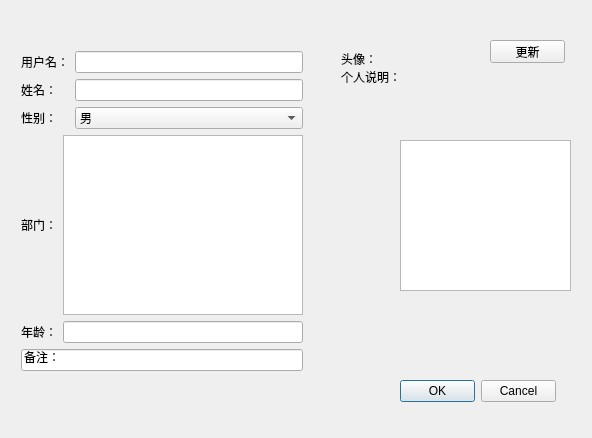
<?xml version="1.0" encoding="UTF-8"?>
<ui version="4.0">
 <class>Widget</class>
 <widget class="QWidget" name="Widget">
  <property name="geometry">
   <rect>
    <x>0</x>
    <y>0</y>
    <width>592</width>
    <height>438</height>
   </rect>
  </property>
  <property name="windowTitle">
   <string>Widget</string>
  </property>
  <widget class="QDialogButtonBox" name="buttonBox">
   <property name="geometry">
    <rect>
     <x>400</x>
     <y>380</y>
     <width>156</width>
     <height>23</height>
    </rect>
   </property>
   <property name="standardButtons">
    <set>QDialogButtonBox::Cancel|QDialogButtonBox::Ok</set>
   </property>
  </widget>
  <widget class="QLabel" name="face_label">
   <property name="geometry">
    <rect>
     <x>341</x>
     <y>51</y>
     <width>36</width>
     <height>16</height>
    </rect>
   </property>
   <property name="text">
    <string>头像：</string>
   </property>
  </widget>
  <widget class="QLabel" name="info_label">
   <property name="geometry">
    <rect>
     <x>341</x>
     <y>69</y>
     <width>60</width>
     <height>16</height>
    </rect>
   </property>
   <property name="text">
    <string>个人说明：</string>
   </property>
  </widget>
  <widget class="QTextEdit" name="info_textEdit">
   <property name="geometry">
    <rect>
     <x>400</x>
     <y>140</y>
     <width>171</width>
     <height>151</height>
    </rect>
   </property>
  </widget>
  <widget class="QPushButton" name="update_pushButton">
   <property name="geometry">
    <rect>
     <x>490</x>
     <y>40</y>
     <width>75</width>
     <height>23</height>
    </rect>
   </property>
   <property name="text">
    <string>更新</string>
   </property>
  </widget>
  <widget class="QWidget" name="">
   <property name="geometry">
    <rect>
     <x>10</x>
     <y>40</y>
     <width>304</width>
     <height>342</height>
    </rect>
   </property>
   <layout class="QVBoxLayout" name="verticalLayout_4">
    <item>
     <layout class="QVBoxLayout" name="verticalLayout_3">
      <item>
       <layout class="QHBoxLayout" name="horizontalLayout">
        <item>
         <layout class="QVBoxLayout" name="verticalLayout_2">
          <item>
           <widget class="QLabel" name="username_label">
            <property name="text">
             <string>用户名：</string>
            </property>
           </widget>
          </item>
          <item>
           <widget class="QLabel" name="realname_label">
            <property name="text">
             <string>姓名：</string>
            </property>
           </widget>
          </item>
          <item>
           <widget class="QLabel" name="sex_label">
            <property name="text">
             <string>性别：</string>
            </property>
           </widget>
          </item>
         </layout>
        </item>
        <item>
         <layout class="QVBoxLayout" name="verticalLayout">
          <item>
           <widget class="QLineEdit" name="username_lineEdit"/>
          </item>
          <item>
           <widget class="QLineEdit" name="realname_lineEdit"/>
          </item>
          <item>
           <widget class="QComboBox" name="sex_comboBox">
            <item>
             <property name="text">
              <string>男</string>
             </property>
            </item>
            <item>
             <property name="text">
              <string>女</string>
             </property>
            </item>
           </widget>
          </item>
         </layout>
        </item>
       </layout>
      </item>
      <item>
       <layout class="QHBoxLayout" name="horizontalLayout_2">
        <item>
         <widget class="QLabel" name="office_label">
          <property name="text">
           <string>部门：</string>
          </property>
         </widget>
        </item>
        <item>
         <widget class="QTextEdit" name="office_textEdit"/>
        </item>
       </layout>
      </item>
      <item>
       <layout class="QHBoxLayout" name="horizontalLayout_3"/>
      </item>
      <item>
       <layout class="QHBoxLayout" name="horizontalLayout_4">
        <item>
         <widget class="QLabel" name="age_label">
          <property name="text">
           <string>年龄：</string>
          </property>
         </widget>
        </item>
        <item>
         <widget class="QLineEdit" name="age_lineEdit"/>
        </item>
       </layout>
      </item>
     </layout>
    </item>
    <item>
     <widget class="QLineEdit" name="other_lineEdit">
      <property name="text">
       <string>备注：</string>
      </property>
      <property name="frame">
       <bool>true</bool>
      </property>
     </widget>
    </item>
   </layout>
  </widget>
  <zorder>buttonBox</zorder>
  <zorder>username_label</zorder>
  <zorder>username_lineEdit</zorder>
  <zorder>realname_label</zorder>
  <zorder>realname_lineEdit</zorder>
  <zorder>sex_label</zorder>
  <zorder>sex_comboBox</zorder>
  <zorder>office_label</zorder>
  <zorder>office_textEdit</zorder>
  <zorder>age_label</zorder>
  <zorder>age_lineEdit</zorder>
  <zorder>office_textEdit</zorder>
  <zorder>face_label</zorder>
  <zorder>info_label</zorder>
  <zorder>info_textEdit</zorder>
  <zorder>update_pushButton</zorder>
  <zorder>age_lineEdit</zorder>
  <zorder>age_label</zorder>
  <zorder>age_lineEdit</zorder>
  <zorder>other_lineEdit</zorder>
 </widget>
 <layoutdefault spacing="6" margin="11"/>
 <resources/>
 <connections/>
</ui>
